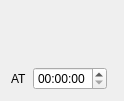
<?xml version="1.0" encoding="UTF-8"?>
<ui version="4.0">
 <class>Widget</class>
 <widget class="QWidget" name="Widget">
  <property name="geometry">
   <rect>
    <x>0</x>
    <y>0</y>
    <width>113</width>
    <height>97</height>
   </rect>
  </property>
  <property name="windowTitle">
   <string>Widget</string>
  </property>
  <layout class="QGridLayout" name="gridLayout">
   <item row="1" column="0">
    <widget class="QLabel" name="label_2">
     <property name="sizePolicy">
      <sizepolicy hsizetype="Maximum" vsizetype="Preferred">
       <horstretch>0</horstretch>
       <verstretch>0</verstretch>
      </sizepolicy>
     </property>
     <property name="text">
      <string>AT</string>
     </property>
    </widget>
   </item>
   <item row="1" column="1">
    <widget class="QTimeEdit" name="timeEdit">
     <property name="sizePolicy">
      <sizepolicy hsizetype="Maximum" vsizetype="Fixed">
       <horstretch>0</horstretch>
       <verstretch>0</verstretch>
      </sizepolicy>
     </property>
    </widget>
   </item>
   <item row="0" column="0" colspan="3">
    <widget class="QLabel" name="label">
     <property name="minimumSize">
      <size>
       <width>0</width>
       <height>50</height>
      </size>
     </property>
     <property name="palette">
      <palette>
       <active>
        <colorrole role="WindowText">
         <brush brushstyle="SolidPattern">
          <color alpha="255">
           <red>0</red>
           <green>0</green>
           <blue>0</blue>
          </color>
         </brush>
        </colorrole>
        <colorrole role="Button">
         <brush brushstyle="SolidPattern">
          <color alpha="255">
           <red>255</red>
           <green>239</green>
           <blue>187</blue>
          </color>
         </brush>
        </colorrole>
        <colorrole role="Light">
         <brush brushstyle="SolidPattern">
          <color alpha="255">
           <red>255</red>
           <green>255</green>
           <blue>255</blue>
          </color>
         </brush>
        </colorrole>
        <colorrole role="Midlight">
         <brush brushstyle="SolidPattern">
          <color alpha="255">
           <red>255</red>
           <green>247</green>
           <blue>221</blue>
          </color>
         </brush>
        </colorrole>
        <colorrole role="Dark">
         <brush brushstyle="SolidPattern">
          <color alpha="255">
           <red>127</red>
           <green>119</green>
           <blue>93</blue>
          </color>
         </brush>
        </colorrole>
        <colorrole role="Mid">
         <brush brushstyle="SolidPattern">
          <color alpha="255">
           <red>170</red>
           <green>159</green>
           <blue>125</blue>
          </color>
         </brush>
        </colorrole>
        <colorrole role="Text">
         <brush brushstyle="SolidPattern">
          <color alpha="255">
           <red>0</red>
           <green>0</green>
           <blue>0</blue>
          </color>
         </brush>
        </colorrole>
        <colorrole role="BrightText">
         <brush brushstyle="SolidPattern">
          <color alpha="255">
           <red>255</red>
           <green>255</green>
           <blue>255</blue>
          </color>
         </brush>
        </colorrole>
        <colorrole role="ButtonText">
         <brush brushstyle="SolidPattern">
          <color alpha="255">
           <red>0</red>
           <green>0</green>
           <blue>0</blue>
          </color>
         </brush>
        </colorrole>
        <colorrole role="Base">
         <brush brushstyle="SolidPattern">
          <color alpha="255">
           <red>255</red>
           <green>255</green>
           <blue>255</blue>
          </color>
         </brush>
        </colorrole>
        <colorrole role="Window">
         <brush brushstyle="SolidPattern">
          <color alpha="255">
           <red>255</red>
           <green>239</green>
           <blue>187</blue>
          </color>
         </brush>
        </colorrole>
        <colorrole role="Shadow">
         <brush brushstyle="SolidPattern">
          <color alpha="255">
           <red>0</red>
           <green>0</green>
           <blue>0</blue>
          </color>
         </brush>
        </colorrole>
        <colorrole role="AlternateBase">
         <brush brushstyle="SolidPattern">
          <color alpha="255">
           <red>255</red>
           <green>247</green>
           <blue>221</blue>
          </color>
         </brush>
        </colorrole>
        <colorrole role="ToolTipBase">
         <brush brushstyle="SolidPattern">
          <color alpha="255">
           <red>255</red>
           <green>255</green>
           <blue>220</blue>
          </color>
         </brush>
        </colorrole>
        <colorrole role="ToolTipText">
         <brush brushstyle="SolidPattern">
          <color alpha="255">
           <red>0</red>
           <green>0</green>
           <blue>0</blue>
          </color>
         </brush>
        </colorrole>
       </active>
       <inactive>
        <colorrole role="WindowText">
         <brush brushstyle="SolidPattern">
          <color alpha="255">
           <red>0</red>
           <green>0</green>
           <blue>0</blue>
          </color>
         </brush>
        </colorrole>
        <colorrole role="Button">
         <brush brushstyle="SolidPattern">
          <color alpha="255">
           <red>255</red>
           <green>239</green>
           <blue>187</blue>
          </color>
         </brush>
        </colorrole>
        <colorrole role="Light">
         <brush brushstyle="SolidPattern">
          <color alpha="255">
           <red>255</red>
           <green>255</green>
           <blue>255</blue>
          </color>
         </brush>
        </colorrole>
        <colorrole role="Midlight">
         <brush brushstyle="SolidPattern">
          <color alpha="255">
           <red>255</red>
           <green>247</green>
           <blue>221</blue>
          </color>
         </brush>
        </colorrole>
        <colorrole role="Dark">
         <brush brushstyle="SolidPattern">
          <color alpha="255">
           <red>127</red>
           <green>119</green>
           <blue>93</blue>
          </color>
         </brush>
        </colorrole>
        <colorrole role="Mid">
         <brush brushstyle="SolidPattern">
          <color alpha="255">
           <red>170</red>
           <green>159</green>
           <blue>125</blue>
          </color>
         </brush>
        </colorrole>
        <colorrole role="Text">
         <brush brushstyle="SolidPattern">
          <color alpha="255">
           <red>0</red>
           <green>0</green>
           <blue>0</blue>
          </color>
         </brush>
        </colorrole>
        <colorrole role="BrightText">
         <brush brushstyle="SolidPattern">
          <color alpha="255">
           <red>255</red>
           <green>255</green>
           <blue>255</blue>
          </color>
         </brush>
        </colorrole>
        <colorrole role="ButtonText">
         <brush brushstyle="SolidPattern">
          <color alpha="255">
           <red>0</red>
           <green>0</green>
           <blue>0</blue>
          </color>
         </brush>
        </colorrole>
        <colorrole role="Base">
         <brush brushstyle="SolidPattern">
          <color alpha="255">
           <red>255</red>
           <green>255</green>
           <blue>255</blue>
          </color>
         </brush>
        </colorrole>
        <colorrole role="Window">
         <brush brushstyle="SolidPattern">
          <color alpha="255">
           <red>255</red>
           <green>239</green>
           <blue>187</blue>
          </color>
         </brush>
        </colorrole>
        <colorrole role="Shadow">
         <brush brushstyle="SolidPattern">
          <color alpha="255">
           <red>0</red>
           <green>0</green>
           <blue>0</blue>
          </color>
         </brush>
        </colorrole>
        <colorrole role="AlternateBase">
         <brush brushstyle="SolidPattern">
          <color alpha="255">
           <red>255</red>
           <green>247</green>
           <blue>221</blue>
          </color>
         </brush>
        </colorrole>
        <colorrole role="ToolTipBase">
         <brush brushstyle="SolidPattern">
          <color alpha="255">
           <red>255</red>
           <green>255</green>
           <blue>220</blue>
          </color>
         </brush>
        </colorrole>
        <colorrole role="ToolTipText">
         <brush brushstyle="SolidPattern">
          <color alpha="255">
           <red>0</red>
           <green>0</green>
           <blue>0</blue>
          </color>
         </brush>
        </colorrole>
       </inactive>
       <disabled>
        <colorrole role="WindowText">
         <brush brushstyle="SolidPattern">
          <color alpha="255">
           <red>127</red>
           <green>119</green>
           <blue>93</blue>
          </color>
         </brush>
        </colorrole>
        <colorrole role="Button">
         <brush brushstyle="SolidPattern">
          <color alpha="255">
           <red>255</red>
           <green>239</green>
           <blue>187</blue>
          </color>
         </brush>
        </colorrole>
        <colorrole role="Light">
         <brush brushstyle="SolidPattern">
          <color alpha="255">
           <red>255</red>
           <green>255</green>
           <blue>255</blue>
          </color>
         </brush>
        </colorrole>
        <colorrole role="Midlight">
         <brush brushstyle="SolidPattern">
          <color alpha="255">
           <red>255</red>
           <green>247</green>
           <blue>221</blue>
          </color>
         </brush>
        </colorrole>
        <colorrole role="Dark">
         <brush brushstyle="SolidPattern">
          <color alpha="255">
           <red>127</red>
           <green>119</green>
           <blue>93</blue>
          </color>
         </brush>
        </colorrole>
        <colorrole role="Mid">
         <brush brushstyle="SolidPattern">
          <color alpha="255">
           <red>170</red>
           <green>159</green>
           <blue>125</blue>
          </color>
         </brush>
        </colorrole>
        <colorrole role="Text">
         <brush brushstyle="SolidPattern">
          <color alpha="255">
           <red>127</red>
           <green>119</green>
           <blue>93</blue>
          </color>
         </brush>
        </colorrole>
        <colorrole role="BrightText">
         <brush brushstyle="SolidPattern">
          <color alpha="255">
           <red>255</red>
           <green>255</green>
           <blue>255</blue>
          </color>
         </brush>
        </colorrole>
        <colorrole role="ButtonText">
         <brush brushstyle="SolidPattern">
          <color alpha="255">
           <red>127</red>
           <green>119</green>
           <blue>93</blue>
          </color>
         </brush>
        </colorrole>
        <colorrole role="Base">
         <brush brushstyle="SolidPattern">
          <color alpha="255">
           <red>255</red>
           <green>239</green>
           <blue>187</blue>
          </color>
         </brush>
        </colorrole>
        <colorrole role="Window">
         <brush brushstyle="SolidPattern">
          <color alpha="255">
           <red>255</red>
           <green>239</green>
           <blue>187</blue>
          </color>
         </brush>
        </colorrole>
        <colorrole role="Shadow">
         <brush brushstyle="SolidPattern">
          <color alpha="255">
           <red>0</red>
           <green>0</green>
           <blue>0</blue>
          </color>
         </brush>
        </colorrole>
        <colorrole role="AlternateBase">
         <brush brushstyle="SolidPattern">
          <color alpha="255">
           <red>255</red>
           <green>239</green>
           <blue>187</blue>
          </color>
         </brush>
        </colorrole>
        <colorrole role="ToolTipBase">
         <brush brushstyle="SolidPattern">
          <color alpha="255">
           <red>255</red>
           <green>255</green>
           <blue>220</blue>
          </color>
         </brush>
        </colorrole>
        <colorrole role="ToolTipText">
         <brush brushstyle="SolidPattern">
          <color alpha="255">
           <red>0</red>
           <green>0</green>
           <blue>0</blue>
          </color>
         </brush>
        </colorrole>
       </disabled>
      </palette>
     </property>
     <property name="font">
      <font>
       <pointsize>50</pointsize>
      </font>
     </property>
     <property name="text">
      <string/>
     </property>
    </widget>
   </item>
  </layout>
 </widget>
 <layoutdefault spacing="6" margin="11"/>
 <resources/>
 <connections/>
</ui>
